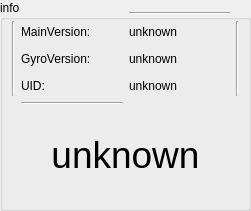
   <widget class="QGroupBox" name="groupBox_2">
    <property name="geometry">
     <rect>
      <x>240</x>
      <y>10</y>
      <width>251</width>
      <height>211</height>
     </rect>
    </property>
    <property name="title">
     <string>info</string>
    </property>
    <widget class="QWidget" name="">
     <property name="geometry">
      <rect>
       <x>10</x>
       <y>10</y>
       <width>231</width>
       <height>99</height>
      </rect>
     </property>
     <layout class="QGridLayout" name="gridLayout_16">
      <property name="leftMargin">
       <number>2</number>
      </property>
      <property name="topMargin">
       <number>2</number>
      </property>
      <property name="rightMargin">
       <number>2</number>
      </property>
      <property name="bottomMargin">
       <number>2</number>
      </property>
      <item row="1" column="1">
       <layout class="QGridLayout" name="gridLayout_15">
        <item row="0" column="0">
         <widget class="QLabel" name="label_74">
          <property name="minimumSize">
           <size>
            <width>0</width>
            <height>21</height>
           </size>
          </property>
          <property name="maximumSize">
           <size>
            <width>16777215</width>
            <height>21</height>
           </size>
          </property>
          <property name="text">
           <string>MainVersion:</string>
          </property>
         </widget>
        </item>
        <item row="1" column="0">
         <widget class="QLabel" name="label_73">
          <property name="minimumSize">
           <size>
            <width>0</width>
            <height>21</height>
           </size>
          </property>
          <property name="maximumSize">
           <size>
            <width>16777215</width>
            <height>21</height>
           </size>
          </property>
          <property name="text">
           <string>GyroVersion:</string>
          </property>
         </widget>
        </item>
        <item row="2" column="0">
         <widget class="QLabel" name="label_75">
          <property name="minimumSize">
           <size>
            <width>0</width>
            <height>21</height>
           </size>
          </property>
          <property name="maximumSize">
           <size>
            <width>16777215</width>
            <height>21</height>
           </size>
          </property>
          <property name="text">
           <string>UID:</string>
          </property>
         </widget>
        </item>
       </layout>
      </item>
      <item row="1" column="2">
       <layout class="QGridLayout" name="gridLayout_14">
        <item row="1" column="0">
         <widget class="QLabel" name="gyroversion_label">
          <property name="minimumSize">
           <size>
            <width>0</width>
            <height>21</height>
           </size>
          </property>
          <property name="maximumSize">
           <size>
            <width>16777215</width>
            <height>21</height>
           </size>
          </property>
          <property name="text">
           <string>unknown</string>
          </property>
         </widget>
        </item>
        <item row="2" column="0">
         <widget class="QLabel" name="uid_label">
          <property name="minimumSize">
           <size>
            <width>0</width>
            <height>21</height>
           </size>
          </property>
          <property name="maximumSize">
           <size>
            <width>16777215</width>
            <height>21</height>
           </size>
          </property>
          <property name="text">
           <string>unknown</string>
          </property>
         </widget>
        </item>
        <item row="0" column="0">
         <widget class="QLabel" name="mainversion_label">
          <property name="minimumSize">
           <size>
            <width>0</width>
            <height>21</height>
           </size>
          </property>
          <property name="maximumSize">
           <size>
            <width>16777215</width>
            <height>21</height>
           </size>
          </property>
          <property name="text">
           <string>unknown</string>
          </property>
         </widget>
        </item>
       </layout>
      </item>
      <item row="2" column="1">
       <widget class="Line" name="line_35">
        <property name="orientation">
         <enum>Qt::Horizontal</enum>
        </property>
       </widget>
      </item>
      <item row="0" column="2">
       <widget class="Line" name="line_36">
        <property name="orientation">
         <enum>Qt::Horizontal</enum>
        </property>
       </widget>
      </item>
      <item row="1" column="0">
       <widget class="Line" name="line_37">
        <property name="orientation">
         <enum>Qt::Vertical</enum>
        </property>
       </widget>
      </item>
      <item row="1" column="3">
       <widget class="Line" name="line_38">
        <property name="orientation">
         <enum>Qt::Vertical</enum>
        </property>
       </widget>
      </item>
     </layout>
    </widget>
    <widget class="QLabel" name="uidcode_bar_label">
     <property name="geometry">
      <rect>
       <x>10</x>
       <y>110</y>
       <width>231</width>
       <height>91</height>
      </rect>
     </property>
     <property name="text">
      <string>&lt;html&gt;&lt;head/&gt;&lt;body&gt;&lt;p align=&quot;center&quot;&gt;&lt;span style=&quot; font-size:28pt;&quot;&gt;unknown&lt;/span&gt;&lt;/p&gt;&lt;/body&gt;&lt;/html&gt;</string>
     </property>
    </widget>
   </widget>
